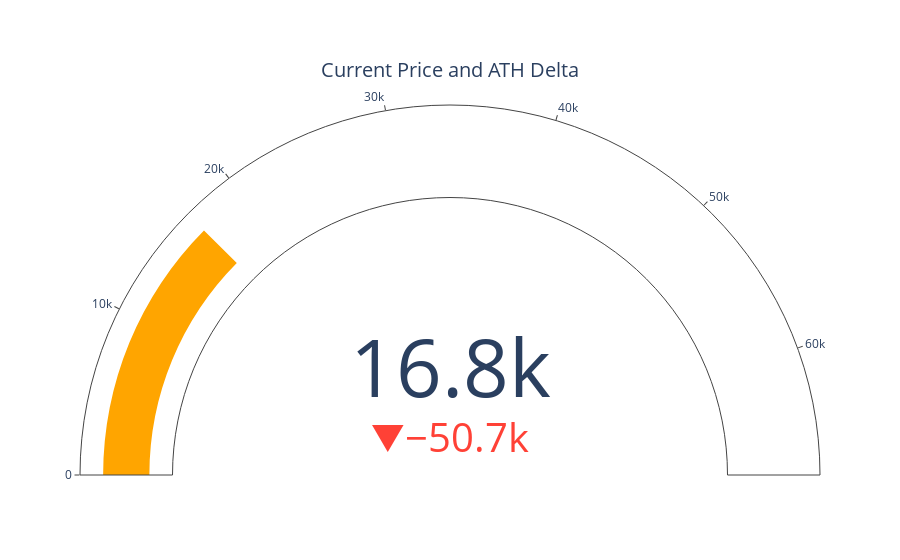

Here is the notebook cell this chart was saved with:
### Code cell
import plotly.graph_objects as go

fig = go.Figure(go.Indicator(
    domain = {'x': [0, 1], 'y': [0, 1]},
    value = df.price.iloc[-1],
    mode = "gauge+number+delta",
    title = {'text': "Current Price and ATH Delta"},
    delta = {'reference': df.price[df['price']==df.price.max()].tolist()[0]},
    gauge = {'axis': {'range': [None, df.price[df['price']==df.price.max()].tolist()[0]]},
    'bar': {'color': "orange"}}))

fig.show()
fig.write_html("../static/priceath.html")

### Figure 1 — Plotly figure (JSON) as saved in the notebook; plotly's stock layout.template omitted (floating-point values rounded to 4 significant figures)
{"data": [{"delta": {"reference": 67530.0}, "domain": {"x": [0, 1], "y": [0, 1]}, "gauge": {"axis": {"range": [null, 67530.0]}, "bar": {"color": "orange"}}, "mode": "gauge+number+delta", "title": {"text": "Current Price and ATH Delta"}, "type": "indicator", "value": 16820.0}], "layout": {}}
